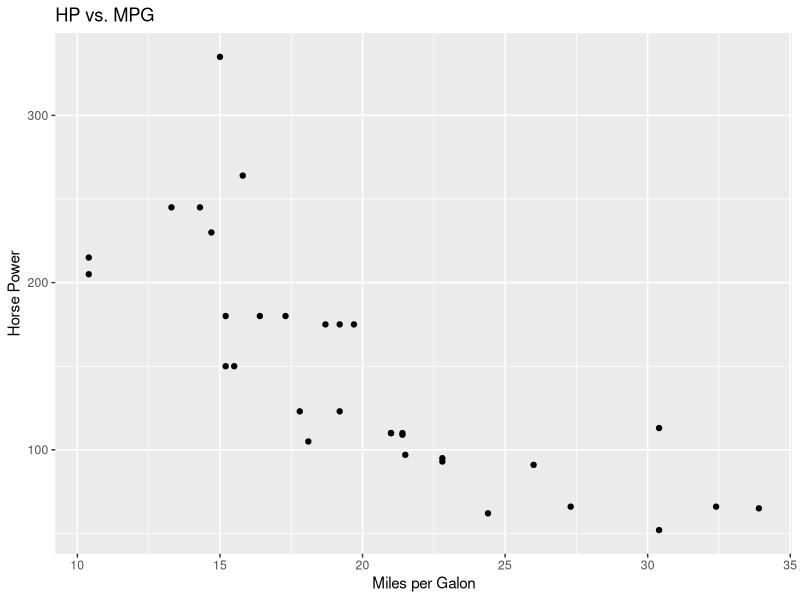
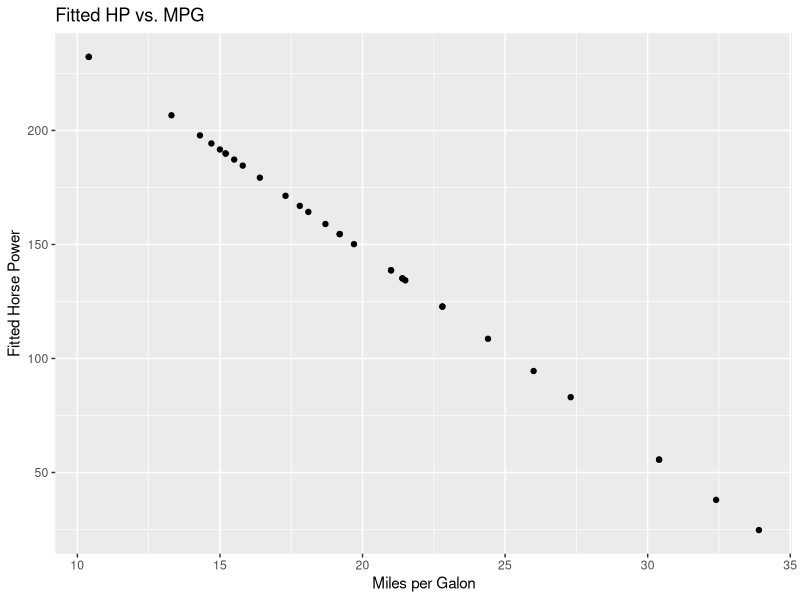
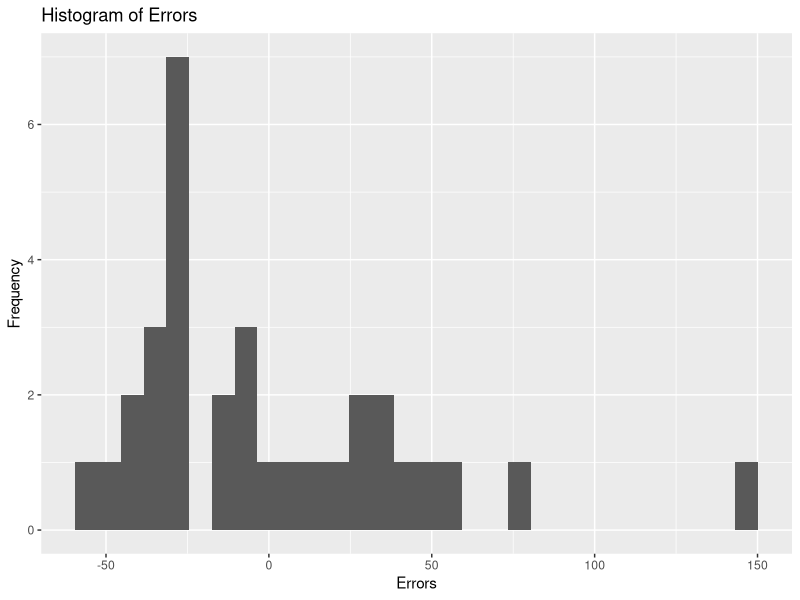
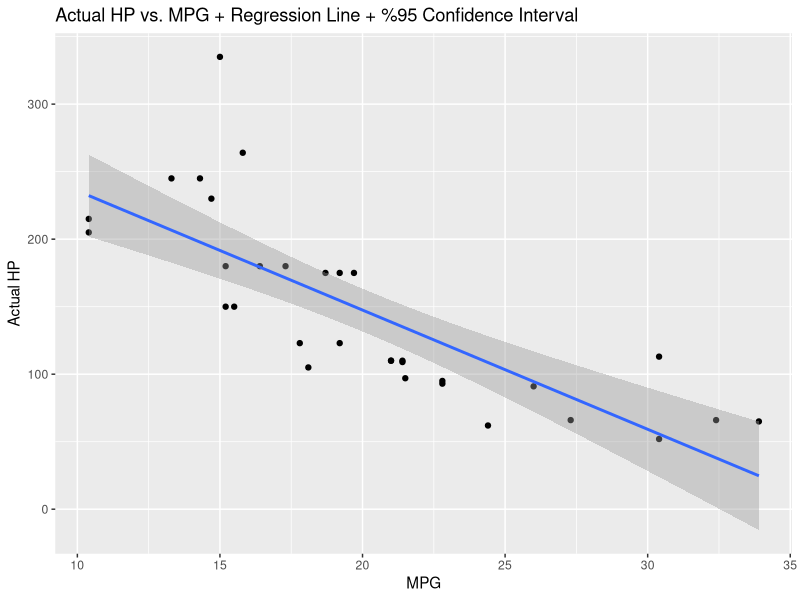

These figures' R source, in order:
## ---- chunk 1
# Required Libraries:
library(ggplot2)
## ---- chunk 2
cars <- as.data.frame(mtcars)
## ---- chunk 3
ggplot(cars, aes(x=mpg, y=hp)) +
  geom_point() +
  xlab('Miles per Galon') + ylab('Horse Power') + ggtitle('HP vs. MPG')
## ---- chunk 4
# Relationship between mpg and hp (Based on COV):
cov(cars$mpg, cars$hp)
## ---- chunk 5
# Relationship between mpg and hp (Based on COR):
cor(cars$mpg, cars$hp)
## ---- chunk 6
bivariate_model <- lm(hp~mpg, data=cars)
summary(bivariate_model)
## ---- chunk 7
fit.vals <- function(x.data, y.data){
  bivar.model <- lm(y.data~x.data)
  
  intercept <- as.numeric(bivar.model$coefficients[1])
  slope <- as.numeric(bivar.model$coefficients[2])
  
  fitted.y <- slope*(x.data) + intercept
  
  all.in.one <- data.frame(x=x.data,
                           actual.y=y.data,
                           fitted.y=fitted.y)
  return(all.in.one)
}

mpg.hp.fitting <- fit.vals(x.data=cars$mpg, y.data=cars$hp)

ggplot(mpg.hp.fitting, aes(x=x, y=fitted.y)) +
  geom_point() +
  xlab('Miles per Galon') + ylab('Fitted Horse Power') + ggtitle('Fitted HP vs. MPG')
## ---- chunk 8
# Calculating the errors:
errors <- data.frame(Errors=mpg.hp.fitting$actual.y - mpg.hp.fitting$fitted.y)

# Histogram of the errors:
ggplot(errors, aes(x=Errors)) + geom_histogram() +
    ggtitle(paste("Histogram of Errors")) + xlab("Errors") + ylab('Frequency')
## ---- chunk 9
bivariate_model <- lm(hp~mpg, data=cars)
summary(bivariate_model)
## ---- chunk 10
# p-value for Beta1 according to the previous test:
2*pt(-6.742, 30, lower.tail=T) # D.O.F=30
## ---- chunk 11
# %95 confidence interval:
# Any t-test greater than:
qt(0.975, 30) # D.O.F=30

# Or, any T-test lower than:
qt(0.025, 30)
## ---- chunk 12
ggplot(mpg.hp.fitting, aes(x=x, y=actual.y)) + geom_point() + geom_smooth(method=lm) +
  xlab('MPG') + ylab('Actual HP') +
  ggtitle('Actual HP vs. MPG + Regression Line + %95 Confidence Interval')
